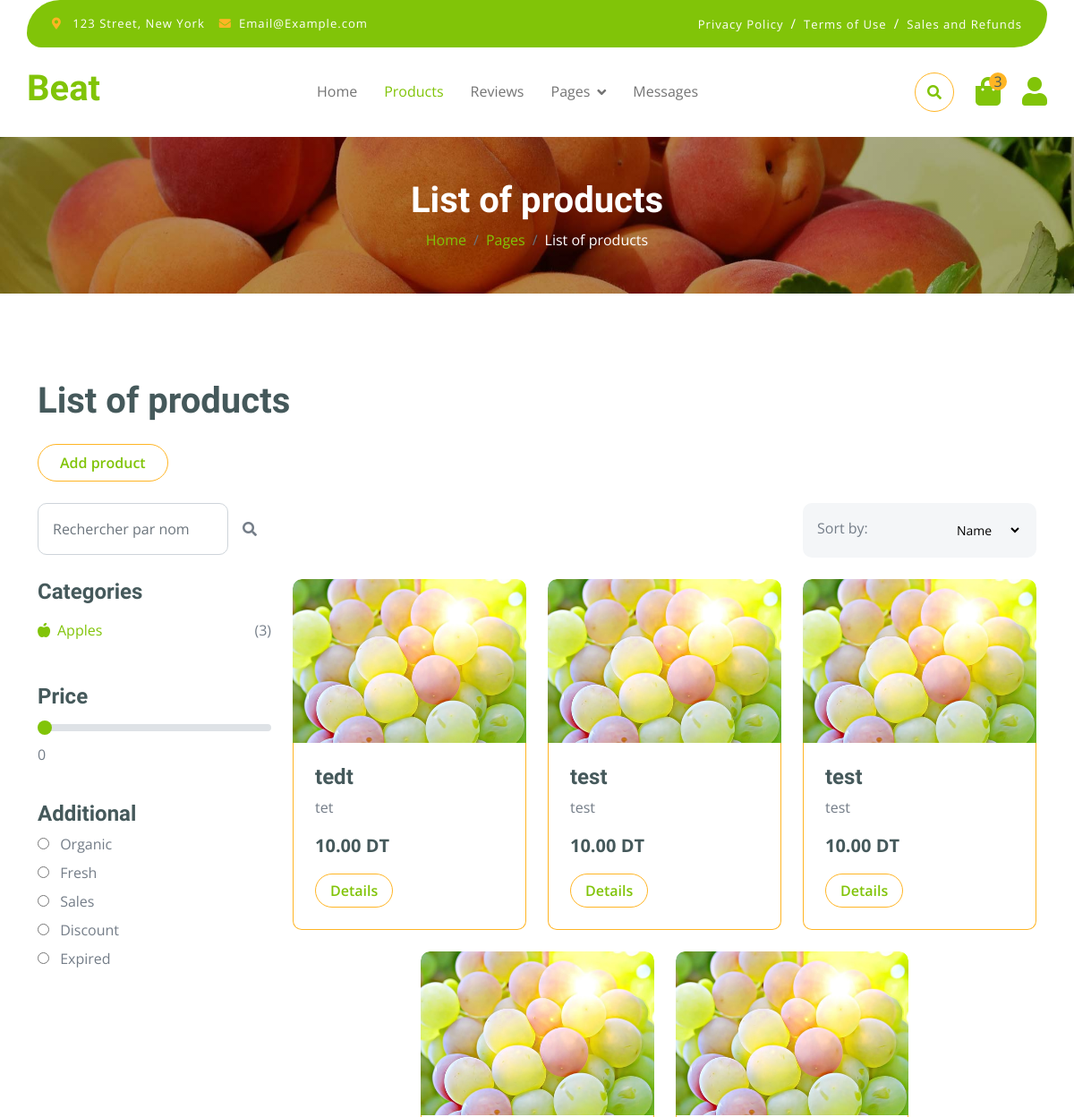
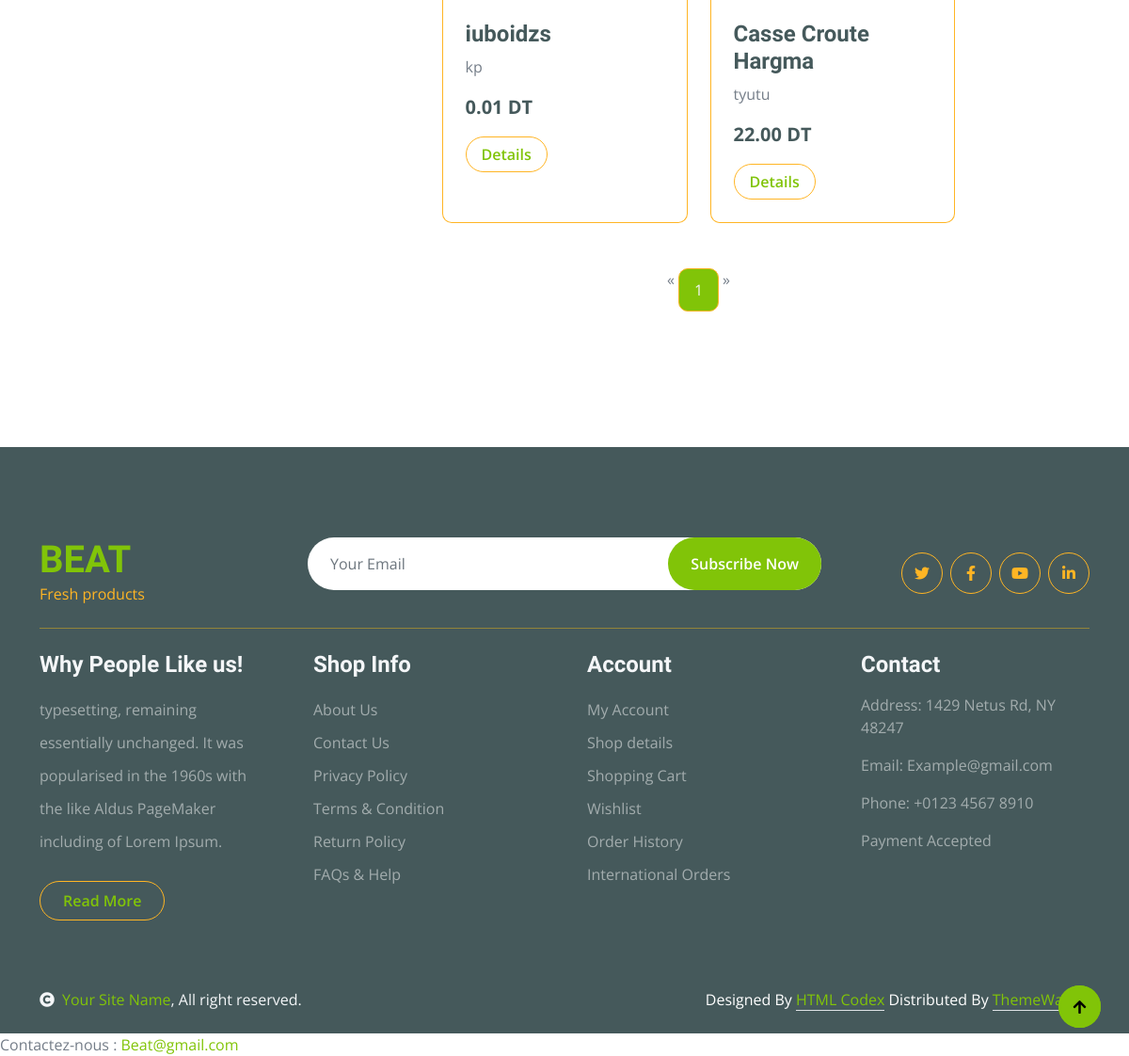
The page /produit/ (signed in) on the database its author committed (2 pictures, top to bottom).
### produit/models.py (models this page shows, shortened)
class Produit(models.Model):
    proprietaire = models.ForeignKey(User,on_delete=models.CASCADE)
    nom_produit = models.CharField(max_length=100)
    description_produit = models.TextField()
    image_produit = models.ImageField(upload_to='images/', blank=True, null=True)
    categorie_produit = models.CharField(max_length=50)
    quantite_produit = models.PositiveIntegerField(default=0)
    prix_produit = models.DecimalField(max_digits=10, decimal_places=2)
    fournisseur_produit = models.CharField(max_length=100)

### produit/views.py (the view)
# urls.py: path('', views.produit_list, name='produit_list'),
@login_required
def produit_list(request):
    sort_by = request.GET.get('sort_by', 'nom_produit')  # Valeur par défaut si rien n'est sélectionné
    if sort_by not in ['nom_produit', 'prix_produit', 'quantite_produit']:
        sort_by = 'nom_produit'
    produits = Produit.objects.all().order_by(sort_by)  # Appliquer le tri ici
    query = request.GET.get('q', '')
    if query:
        produits = Produit.objects.filter(nom_produit__icontains=query)
    else:
        produits = Produit.objects.all()
    paginator = Paginator(produits, 6)  # Affiche 6 produits par page
    page_number = request.GET.get('page')
    page_obj = paginator.get_page(page_number)
    return render(request, 'produit/produit_list.html', {'page_obj': page_obj})

### produit/templates/produit/produit_list.html (shortened to what this page needs)
<!DOCTYPE html>
<html lang="fr">
<head>
    {% load static %}
    {% include 'produit/header.html' %}
</head>
<body>
    <div class="container-fluid fixed-top">
        <div class="container topbar bg-primary d-none d-lg-block">
            <div class="d-flex justify-content-between">
                <div class="top-info ps-2">
                    <small class="me-3"><i class="fas fa-map-marker-alt me-2 text-secondary"></i> <a href="#" class="text-white">123 Street, New York</a></small>
                    <small class="me-3"><i class="fas fa-envelope me-2 text-secondary"></i><a href="#" class="text-white">Email@Example.com</a></small>
                </div>
                <div class="top-link pe-2">
                    <a href="#" class="text-white"><small class="text-white mx-2">Privacy Policy</small>/</a>
                    <a href="#" class="text-white"><small class="text-white mx-2">Terms of Use</small>/</a>
                    <a href="#" class="text-white"><small class="text-white ms-2">Sales and Refunds</small></a>
                </div>
            </div>
        </div>
        <div class="container px-0">
            <nav class="navbar navbar-light bg-white navbar-expand-xl">
                <a href="index.html" class="navbar-brand"><h1 class="text-primary display-6">Beat</h1></a>
                <div class="collapse navbar-collapse bg-white" id="navbarCollapse">
                    <div class="navbar-nav mx-auto">
                        <a href="{% url 'client_dashboard' %}" class="nav-item nav-link ">Home</a>
                        <a href="{% url 'shop' %}"class="nav-item nav-link active">Products</a>
                        <a href="{% url 'evaluation_list' %}" class="nav-item nav-link ">Reviews</a>
                        <div class="nav-item dropdown">
                            <a href="#" class="nav-link dropdown-toggle" data-bs-toggle="dropdown">Pages</a>
                        </div>
                        {% load static %}
                        <a href="{% url 'messages_list' %}"class="nav-item nav-link">Messages</a>
                    </div>
                    <div class="d-flex m-3 me-0">
                        <button class="btn-search btn border border-secondary btn-md-square rounded-circle bg-white me-4" data-bs-toggle="modal" data-bs-target="#searchModal"><i class="fas fa-search text-primary"></i></button>
                        <a href="#" class="position-relative me-4 my-auto">
                            <i class="fa fa-shopping-bag fa-2x"></i>
                            <span class="position-absolute bg-secondary rounded-circle d-flex align-items-center justify-content-center text-dark px-1" style="top: -5px; left: 15px; height: 20px; min-width: 20px;">3</span>
                        </a>
                        <a href="#" class="my-auto">
                            <i class="fas fa-user fa-2x"></i>
                        </a>
                    </div>
                </div>
            </nav>
        </div>
    </div>
<div class="container-fluid page-header py-5">
    <h1 class="text-center text-white display-6">List of products</h1>
    <ol class="breadcrumb justify-content-center mb-0">
        <li class="breadcrumb-item"><a href="#">Home</a></li>
        <li class="breadcrumb-item"><a href="#">Pages</a></li>
        <li class="breadcrumb-item active text-white">List of products</li>
    </ol>
</div>
<div class="container-fluid fruite py-5">
    <div class="container py-5">
        <h1 class="mb-4">List of products</h1>
        <form method="get" action="{% url 'produit_create' %}">
                                <button type="submit" class="btn border border-secondary rounded-pill px-4 py-2 mb-4 text-primary">Add product</button>
                            </form>
        <div class="row g-4">
            <div class="col-lg-12">
                <div class="row g-4">
                    <div class="col-xl-3">
                        <div class="input-group w-100 mx-auto d-flex">
                            <form method="get" action="{% url 'produit_list' %}" id="search-form" class="w-100 d-flex">
                                <input type="search" class="form-control p-3" name="q" id="search-input" placeholder="Rechercher par nom" value="{{ request.GET.q }}" oninput="checkInput()">
                                <button type="submit" class="btn input-group-text p-3 border-0 bg-transparent">
                                    <i class="fa fa-search"></i>
                                </button>
                            </form>
                        </div>
                    </div>
                    <div class="col-6"></div>
<div class="col-xl-3">
    <div class="bg-light ps-3 py-3 rounded d-flex justify-content-between mb-4">
        <label for="sorting">Sort by:</label>
        <form method="get" action="{% url 'produit_list' %}" id="sortingForm">
            <select id="sorting" name="sort_by" class="border-0 form-select-sm bg-light me-3" onchange="document.getElementById('sortingForm').submit();">
                <option value="nom_produit" {% if request.GET.sort_by == 'nom_produit' %}selected{% endif %}>Name</option>
</select>
        </form>
    </div>
</div>
                </div>
                <div class="row g-4">
                    <div class="col-lg-3">
                        <div class="row g-4">
                            <div class="col-lg-12">
                                <div class="mb-3">
                                    <h4>Categories</h4>
                                    <ul class="list-unstyled fruite-categorie">
                                        <li>
                                            <div class="d-flex justify-content-between fruite-name">
                                                <a href="#"><i class="fas fa-apple-alt me-2"></i>Apples</a>
                                                <span>(3)</span>
                                            </div>
                                        </li>
                                    </ul>
                                </div>
                            </div>
                            <div class="col-lg-12">
                                <div class="mb-3">
                                    <h4 class="mb-2">Price</h4>
                                    <input type="range" class="form-range w-100" id="rangeInput" name="rangeInput" min="0" max="500" value="0" oninput="amount.value=rangeInput.value">
                                    <output id="amount" name="amount" min-velue="0" max-value="500" for="rangeInput">0</output>
                                </div>
                            </div>
                            <div class="col-lg-12">
                                <div class="mb-3">
                                    <h4>Additional</h4>
                                    <div class="mb-2">
                                        <input type="radio" class="me-2" id="Categories-1" name="Categories-1" value="Beverages">
                                        <label for="Categories-1"> Organic</label>
                                    </div>
                                    <div class="mb-2">
                                        <input type="radio" class="me-2" id="Categories-2" name="Categories-1" value="Beverages">
                                        <label for="Categories-2"> Fresh</label>
                                    </div>
                                    <div class="mb-2">
                                        <input type="radio" class="me-2" id="Categories-3" name="Categories-1" value="Beverages">
                                        <label for="Categories-3"> Sales</label>
                                    </div>
                                    <div class="mb-2">
                                        <input type="radio" class="me-2" id="Categories-4" name="Categories-1" value="Beverages">
                                        <label for="Categories-4"> Discount</label>
                                    </div>
                                    <div class="mb-2">
                                        <input type="radio" class="me-2" id="Categories-5" name="Categories-1" value="Beverages">
                                        <label for="Categories-5"> Expired</label>
                                    </div>
                                </div>
                            </div>
                        </div>
                    </div>
                    <div class="col-lg-9">
                        <div class="row g-4 justify-content-center">
                            {% for produit in page_obj %}
                            <div class="col-md-6 col-lg-6 col-xl-4">
                                <div class="rounded position-relative fruite-item">
                                    <div class="fruite-img">
                                        <img src="img/fruite-item-5.jpg" class="img-fluid w-100 rounded-top" alt="">
                                    </div>
                                    <div class="p-4 border border-secondary border-top-0 rounded-bottom">
                                        <h4>{{ produit.nom_produit }}</h4>
                                        <p>{{ produit.description_produit }}</p>
                                        <div class="d-flex flex-column align-items-start">
                                            <p class="text-dark fs-5 fw-bold mb-0">{{ produit.prix_produit }} DT</p>
                                            <a href="{% url 'produit_detail' produit.id %}" class="btn border border-secondary rounded-pill px-3 text-primary mt-3">Details</a>
                                        </div>
                                    </div>
                                </div>
                            </div>
                            {% endfor %}
                        </div>
                        <div class="col-12">
                            <div class="pagination d-flex justify-content-center mt-5">
                                {% if page_obj.has_previous %}
                                    <a href="?page=1" class="rounded">&laquo;</a>
                                {% else %}
                                    <span class="rounded disabled">&laquo;</span>
                                {% endif %}
                                {% for num in page_obj.paginator.page_range %}
                                    {% if page_obj.number == num %}
                                        <a href="?page={{ num }}" class="active rounded">{{ num }}</a>
                                    {% else %}
                                        <a href="?page={{ num }}" class="rounded">{{ num }}</a>
                                    {% endif %}
                                {% endfor %}
                                {% if page_obj.has_next %}
                                    <a href="?page={{ page_obj.paginator.num_pages }}" class="rounded">&raquo;</a>
                                {% else %}
                                    <span class="rounded disabled">&raquo;</span>
                                {% endif %}
                            </div>
                        </div>
                    </div>
                </div>
            </div>
        </div>
    </div>
</div>
    <footer>
        {% include 'produit/footer.html' %}
        Contactez-nous : <a href="mailto:Beat@gmail.com">Beat@gmail.com</a>
    </footer>
</body>
</html>

### static/css/style.css (style rules this page uses)
.btn { font-weight: 600; transition: .5s; }
.btn-md-square { width: 44px; height: 44px; }
.btn-square, .btn-sm-square, .btn-md-square, .btn-lg-square { padding: 0; display: flex; align-items: center; justify-content: center; font-weight: normal; }
.btn.border-secondary { transition: 0.5s; }
.fixed-top { transition: 0.5s; background: var(--bs-white); border: 0; }
.topbar { padding: 20px; border-radius: 230px 100px; }
.topbar .top-info { font-size: 15px; line-height: 0; letter-spacing: 1px; display: flex; align-items: center; }
.topbar .top-link { font-size: 15px; line-height: 0; letter-spacing: 1px; display: flex; align-items: center; }
.topbar .top-link a { letter-spacing: 1px; }
.navbar .navbar-nav .nav-link { padding: 10px 15px; font-size: 16px; transition: .5s; }
.navbar { height: 100px; border-bottom: 1px solid rgba(255, 255, 255, .1); }
.navbar .navbar-nav .nav-link:hover, .navbar .navbar-nav .nav-link.active, .fixed-top.bg-white .navbar .navbar-nav .nav-link:hover, .fixed-top.bg-white .navbar .navbar-nav .nav-link.active { color: var(--bs-primary); }
.navbar .dropdown-toggle::after { border: none; content: "\f107"; font-family: "Font Awesome 5 Free"; font-weight: 700; vertical-align: middle; margin-left: 8px; }
.page-header { position: relative; background: linear-gradient(rgba(0, 0, 0, 0.3), rgba(0, 0, 0, 0.3)), url(../img/cart-page-header-img.jpg); background-position: center center; background-repeat: no-repeat; background-size: cover; }
@media (min-width: 992px) { .hero-header, .page-header { margin-top: 152px !important; } }
.fruite .fruite-categorie .fruite-name { line-height: 40px; }
.fruite .fruite-categorie .fruite-name a { transition: 0.5s; }
.fruite .fruite-item { height: 100%; transition: 0.5s; }
.fruite .fruite-item .fruite-img { overflow: hidden; transition: 0.5s; border-radius: 10px 10px 0 0; }
.fruite .fruite-item .fruite-img img { transition: 0.5s; }
.pagination { display: inline-block; }
.pagination a { color: var(--bs-dark); padding: 10px 16px; text-decoration: none; transition: 0.5s; border: 1px solid var(--bs-secondary); margin: 0 4px; }
.pagination a.active { background-color: var(--bs-primary); color: var(--bs-light); border: 1px solid var(--bs-secondary); }

### produit/templates/produit/produit_list.html (style rules this page uses)
.fruite-item { display: flex; flex-direction: column; height: 100%; }
.fruite-item .p-4 { flex-grow: 1; }
.fruite-item .border-top-0 { border-top: none !important; }

### rows shown on the page
Produit: nom_produit "tedt", description_produit "tet", prix_produit "10.00"
Produit: nom_produit "test", description_produit "test", prix_produit "10.00"
Produit: nom_produit "test", description_produit "test", prix_produit "10.00"
Produit: nom_produit "iuboidzs", description_produit "kp", prix_produit "0.01"
Produit: nom_produit "Casse Croute Hargma", description_produit "tyutu", prix_produit "22.00"

### other values the page prints
{{ num }} "1"
